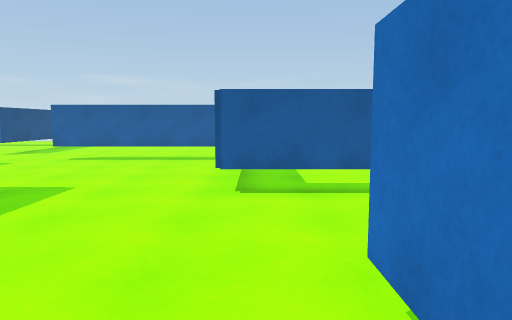
[1] (above)

22 first-person views from a walk through a 3-D level made in the Unity game engine. The camera is 1.4 m above the floor, tilts 6° down and sees 70° across. The floor is counted in squares, 1 m on a side. Each view is taken from the middle of a square. On the plan, view 1 faces up. The plan holds only what a view shows up to about 16 squares ahead; the rest is blank. The place goes on beyond the plan. The player is left out.

[2]
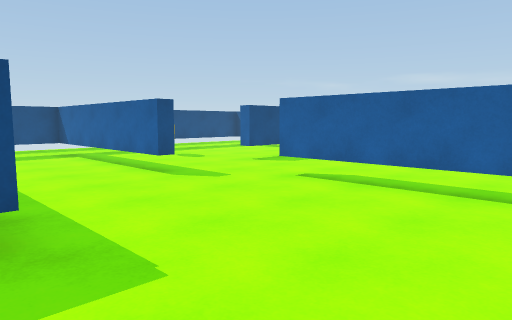

[3]
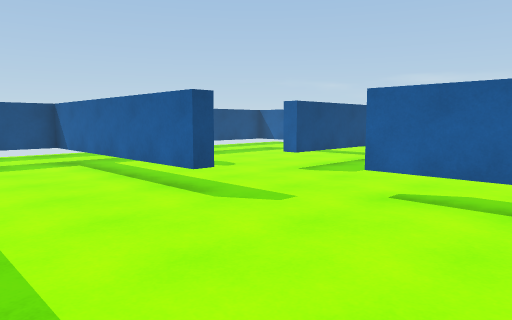

[4]
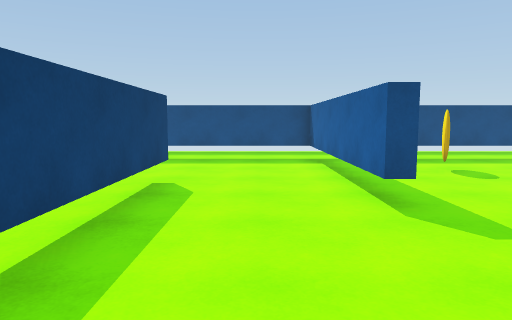

[5]
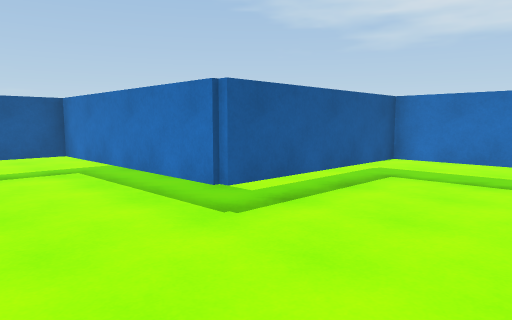

[6]
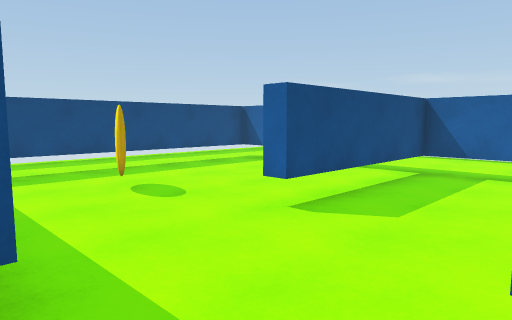

[7]
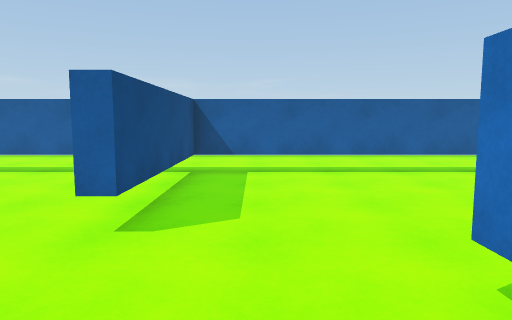

[8]
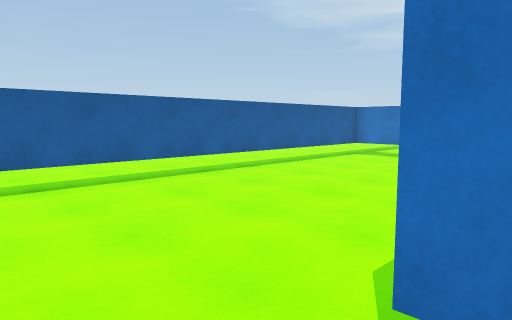

[9]
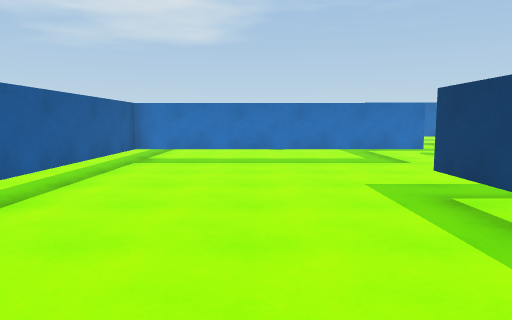

[10]
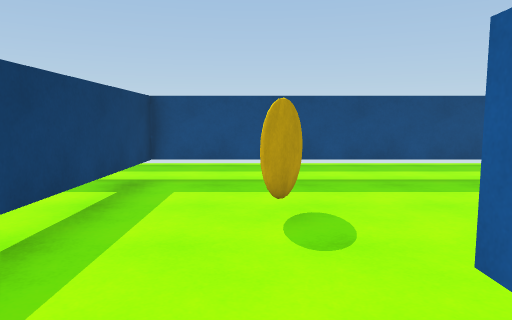

[11]
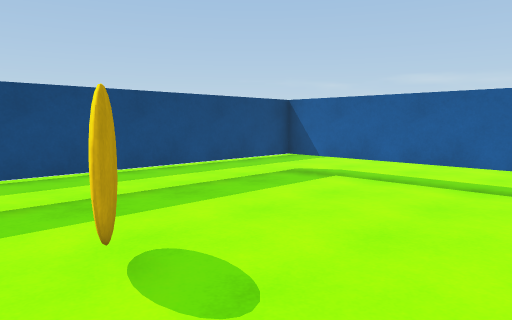

[12]
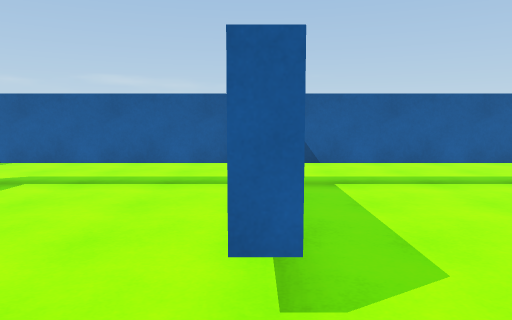

[13]
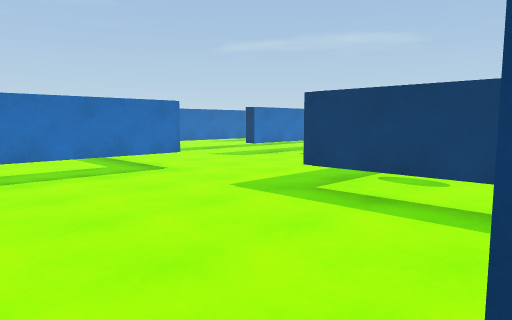

[14]
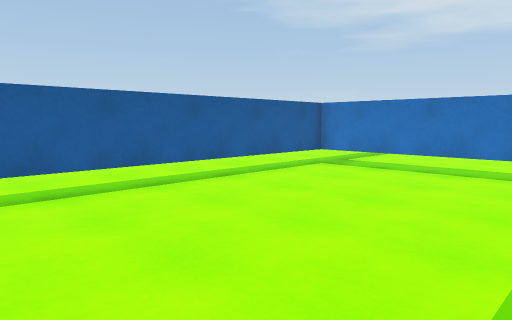

[15]
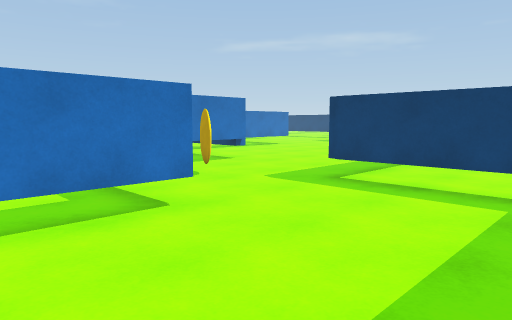

[16]
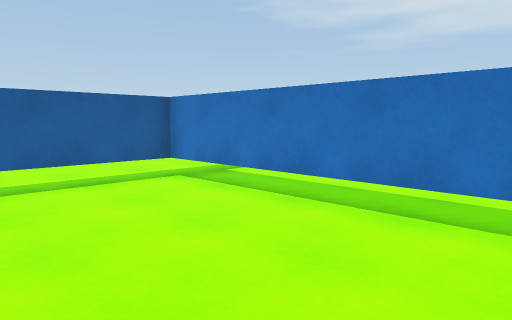

[17]
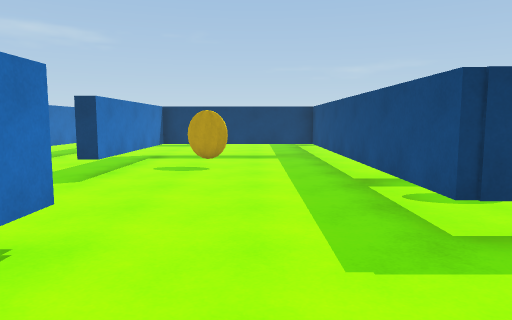

[18]
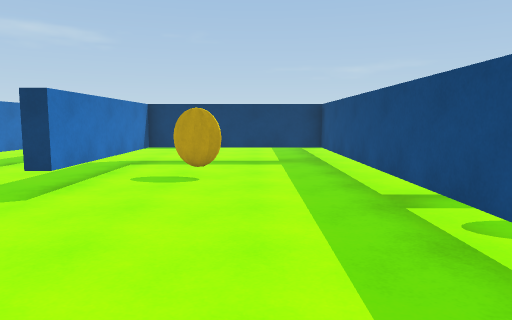

[19]
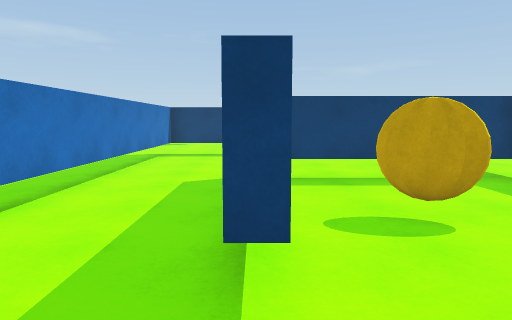

[20]
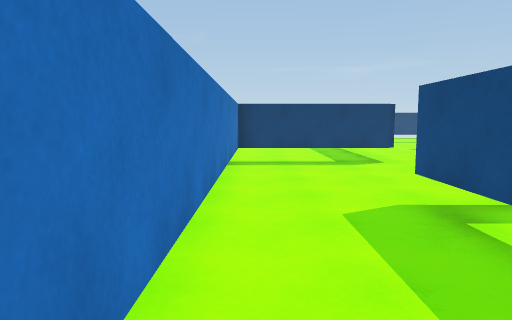

[21]
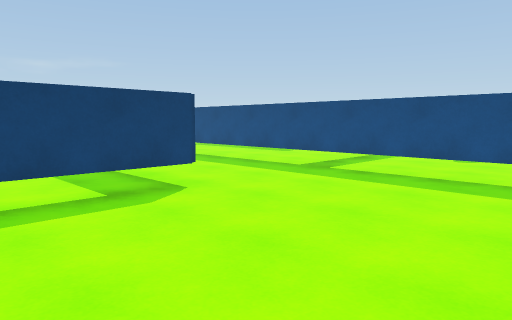

[22]
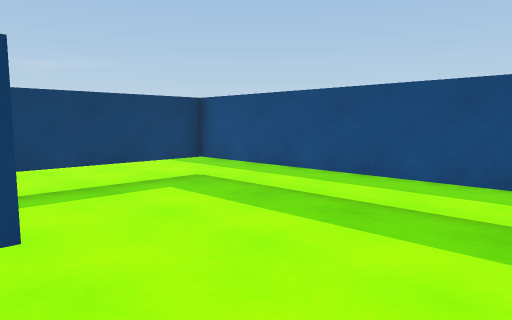

### Floor plan
Key: @ floor where view 1 was taken; # wall or solid block; . floor; T thing the floor can be seen under or through.
Columns run from 20 left of view 1 to 5 right of it. Each row starts with its distance up from view 1.
 25 ..........................
 24 ..........................
 23 ..........................
 22 ..........................
 21 ..TTTTTTTTTTTTTTTTTTTTTTTT
 20 ..T......T...............#
 19 ..T......T...............#
 18 ..T......T...............#
 17 ..T......T...............#
 16 ..T......T...............#
 15 ..T......................#
 14 ..T......................#
 13 ..T..........TTTTTTT.....#
 12 ..T................T.....#
 11 ..TTTTTTTTT........T......
 10 ..T................T......
  9 ..T................T......
  8 ..T................T......
  7 ..T.....TTTTTTT....TTTTTTT
  6 ..T...........T..........#
  5 ..T.....    ..T..........#
  4 ..T.....    ..T..........
  3 ..T.....     .T..........
  2 ..TTTTT       #......T...
  1 .......      .#......T...#
  0 .......      .#.....@T...#
 -1 .......      .#......T...#
 -2 ......        #......T...#
 -3               #......T...#
 -4                TTTTTTT...#
 -5                ..........#
 -6            ...T..........#
 -7           ....T..........#
 -8           ....T..........#
 -9           ....T..........#
-10           ....T..........#
-11               T....TTTTT##
-12            ...T.... ......
-13            ...T.... ......
-14             ..T.... .....
-15              .T..
-16               #.
-17               #

Where each view was taken, in squares from view 1:
view 1: 0 up, 0 right, facing up
view 2: 6 up, 1 left, facing up-left
view 3: 7 up, 4 left, facing up-left
view 4: 9 up, 4 left, facing left
view 5: 3 up, 4 left, facing up-right
view 6: 11 up, 7 left, facing up-left
view 7: 11 up, 9 left, facing up
view 8: 13 up, 9 left, facing up-right
view 9: 17 up, 7 left, facing right
view 10: 14 up, 9 left, facing left
view 11: 13 up, 11 left, facing up-left
view 12: 13 up, 11 left, facing up
view 13: 13 up, 10 left, facing down-right
view 14: 14 up, 5 left, facing up-right
view 15: 15 up, 0 right, facing down-right
view 16: 13 up, 0 right, facing up-right
view 17: 11 up, 3 left, facing down
view 18: 9 up, 3 left, facing down
view 19: 5 up, 1 right, facing down
view 20: 2 up, 4 right, facing down
view 21: 4 down, 4 right, facing down-left
view 22: 10 up, 12 left, facing down-left
